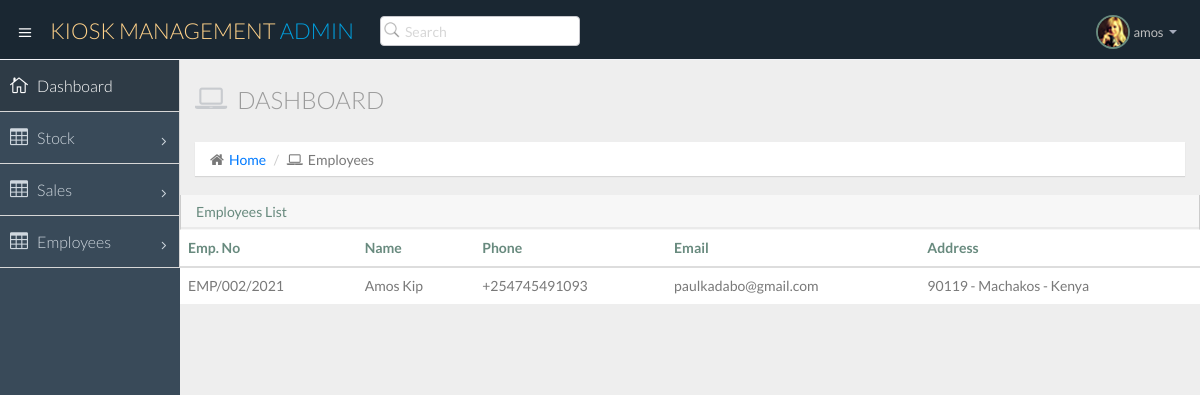
Screenshot of /employees/ (signed in) with the database file from the repository.
### shop/models.py (models this page shows, shortened)
class Employee(models.Model):
	employee_number = models.CharField(max_length=200)
	name = models.CharField(max_length=200)
	phone_number = models.CharField(max_length=200)
	email = models.EmailField()
	postal_code = models.CharField(max_length=200)
	town = models.CharField(max_length=200)
	country = models.CharField(max_length=200)
	def get_address(self):
		return self.postal_code + " - " +self.town + " - "+self.country

### shop/views.py (the view)
# urls.py: path("employees/", EmployeeList.as_view(), name="employees"),
class EmployeeList(ListView):
	model = Employee
	template_name = "employees.html"

### templates/employees.html
{% extends "base.html" %}
{% block content %}
<section id="main-content">
  <section class="wrapper">
    <div class="row">
      <div class="col-lg-12">
        <h3 class="page-header"><i class="fa fa-laptop"></i> Dashboard</h3>
        <ol class="breadcrumb">
          <li><i class="fa fa-home"></i><a href="/">Home</a></li>
          <li><i class="fa fa-laptop"></i>Employees</li>
        </ol>
      </div>
    </div>
    <div class="row">
      <div class="table-responsive">
          <section class="panel">
            <header class="panel-heading">
              Employees List
            </header>
            <table class="table ml-3">
              <thead>
                <tr>
                  <th>Emp. No</th>
                  <th>Name</th>
                  <th>Phone</th>
                  <th>Email</th>
                  <th>Address</th>
                </tr>
              </thead>
              <tbody>
        {% for employee in object_list %}
                <tr>
                  <td>{{employee.employee_number}}</td>
                  <td>{{employee.name}}</td>
                  <td>{{employee.phone_number}}</td>
                  <td>{{employee.email}}</td>
                  <td>{{employee.get_address}}</td>
                </tr>
      {% endfor %}
              </tbody>
            </table>
          </section>
        </div>
      </div>
  </section>
</section>
{% endblock content %}

### templates/base.html (shortened to what this page needs)
{% load static %}
<!DOCTYPE html>
<html lang="en">
<head>
  <link href="{% static 'nice-admin/css/bootstrap.min.css' %}" rel="stylesheet">
  <link href="{% static 'nice-admin/css/bootstrap-theme.css' %}" rel="stylesheet">
  <link href="{% static 'nice-admin/css/elegant-icons-style.css' %}" rel="stylesheet" />
  <link href="{% static 'nice-admin/css/font-awesome.min.css' %}" rel="stylesheet" />
  <link href="{% static 'nice-admin/assets/fullcalendar/fullcalendar/bootstrap-fullcalendar.css' %}" rel="stylesheet" />
  <link href="{% static 'nice-admin/assets/fullcalendar/fullcalendar/fullcalendar.css' %}" rel="stylesheet" />
  <link href="{% static 'nice-admin/assets/jquery-easy-pie-chart/jquery.easy-pie-chart.css' %}" rel="stylesheet" type="text/css" media="screen" />
  <link rel="stylesheet" href="{% static 'nice-admin/css/owl.carousel.css' %}" type="text/css">
  <link href="{% static 'nice-admin/css/jquery-jvectormap-1.2.2.css' %}" rel="stylesheet">
  <link rel="stylesheet" href="{% static 'nice-admin/css/fullcalendar.css' %}">
  <link href="{% static 'nice-admin/css/widgets.css' %}" rel="stylesheet">
  <link href="{% static 'nice-admin/css/style.css' %}" rel="stylesheet">
  <link href="{% static 'nice-admin/css/style-responsive.css' %}" rel="stylesheet" />
  <link href="{% static 'nice-admin/css/xcharts.min.css' %}" rel=" stylesheet">
  <link href="{% static 'nice-admin/css/jquery-ui-1.10.4.min.css' %}" rel="stylesheet">
</head>
<body>
{% if user.is_authenticated %}
  <section id="container" class="">
    <header class="header dark-bg">
      <div class="toggle-nav">
        <div class="icon-reorder tooltips" data-original-title="Toggle Navigation" data-placement="bottom"><i class="icon_menu"></i></div>
      </div>
      <a href="/" class="logo">KIOSK MANAGEMENT <span class="lite">Admin</span></a>
      <div class="nav search-row" id="top_menu">
        <ul class="nav top-menu">
          <li>
            <form class="navbar-form">
              <input class="form-control" placeholder="Search" type="text">
            </form>
          </li>
        </ul>
      </div>
      <div class="top-nav notification-row">
        <ul class="nav pull-right top-menu">
          <li class="dropdown">
            <a data-toggle="dropdown" class="dropdown-toggle" href="#">
                            <span class="profile-ava">
                                <img alt="" src="{% static 'nice-admin/img/avatar1_small.jpg' %}">
                            </span>
                            <span class="username">{{user.username}}</span>
                            <b class="caret"></b>
                        </a>
          </li>
        </ul>
      </div>
    </header>
    <aside>
      <div id="sidebar" class="nav-collapse ">
        <ul class="sidebar-menu">
          <li class="active">
            <a class="" href="/">
                          <i class="icon_house_alt"></i>
                          <span>Dashboard</span>
                      </a>
          </li>
          <li class="sub-menu">
            <a href="javascript:;" class="">
                          <i class="icon_table"></i>
                          <span>Stock</span>
                          <span class="menu-arrow arrow_carrot-right"></span>
                      </a>
          </li>
          <li class="sub-menu">
            <a href="javascript:;" class="">
                          <i class="icon_table"></i>
                          <span>Sales</span>
                          <span class="menu-arrow arrow_carrot-right"></span>
                      </a>
          </li>
          <li class="sub-menu">
            <a href="javascript:;" class="">
                          <i class="icon_table"></i>
                          <span>Employees</span>
                          <span class="menu-arrow arrow_carrot-right"></span>
                      </a>
          </li>
        </ul>
      </div>
    </aside>
    {% block content %}
    {% endblock content %}
  </section>
{% else %}
  {% include "home.html" %}
}
{% endif %}
</body>
</html>

### rows the page displays
Employee: employee_number "EMP/002/2021", name "Amos Kip", phone_number "+254745491093", email "paulkadabo@gmail.com", get_address "90119 - Machakos - Kenya"

### other values shown
{{ user.username }} "amos"
